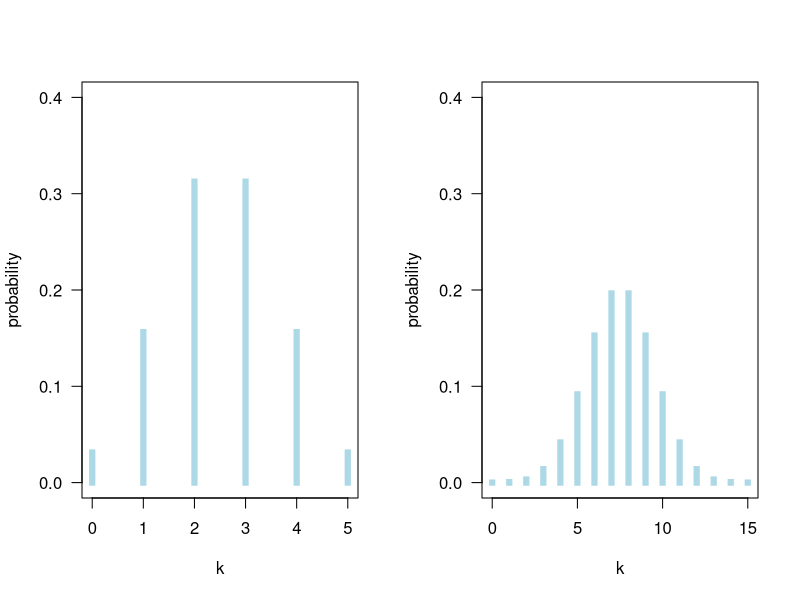
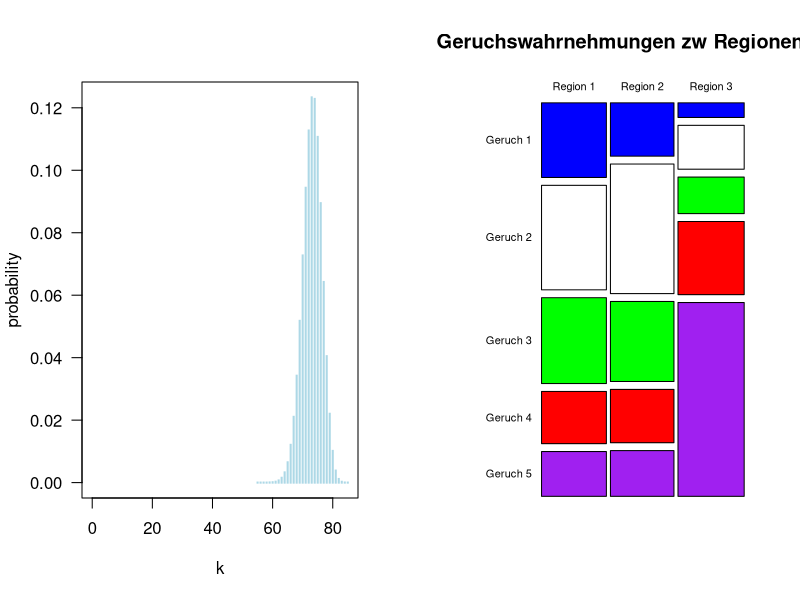

The R source for these figures, in order:
## ---- chunk 1
par(mfrow = c(1, 2))
plot(0:5, dbinom(0:5, size = 5, prob = 0.5), type = "h", lwd = 6, col = "lightblue", lend = 2, las = 1, xlab = "k", ylab = "probability", ylim = c(0, 0.4)) 
plot(0:15, dbinom(0:15, size = 15, prob = 0.5), type = "h", lwd = 6, col = "lightblue", lend = 2, las = 1, xlab = "k", ylab = "probability", ylim = c(0, 0.4)) 

## ---- chunk 2
round(dbinom(3, size = 15, prob = 0.5), 2)
round(dbinom(1, size = 5, prob = 0.5), 2)
## ---- chunk 3
plot(0:85, dbinom(0:85, size = 85, prob = 0.86), type = "h", lwd = 2, col = "lightblue", lend = 2, las = 1, xlab = "k", ylab = "probability")
## ---- chunk 4
round(1 - sum(dbinom(83:85, size = 85, prob = 0.86)), 10)
## ---- chunk 5
round(pbinom(82, size = 85, prob = 0.86), 10)
## ---- chunk 6
binom.test(15, 50, p = 0.5)
## ---- chunk 7
Unf.ZH <- c(35, 37)
binom.test(x = Unf.ZH, conf.level = 0.05)
## ---- chunk 8
kt <- rbind(c(20,28,23,14,12), c(14,34,21,14,12), c( 4,12,10,20,53))
dimnames(kt) <- list(paste("Region", 1:3, sep = " "), paste("Geruch", 1:5, sep = " "))
kt <- as.data.frame(kt)
kt
## ---- chunk 9
chisq.test(kt)
## ---- chunk 10
farben <- c("blue", "white", "green", "red", "purple")
mosaicplot(kt, las = 1, color = farben, main = "Geruchswahrnehmungen zw Regionen")
